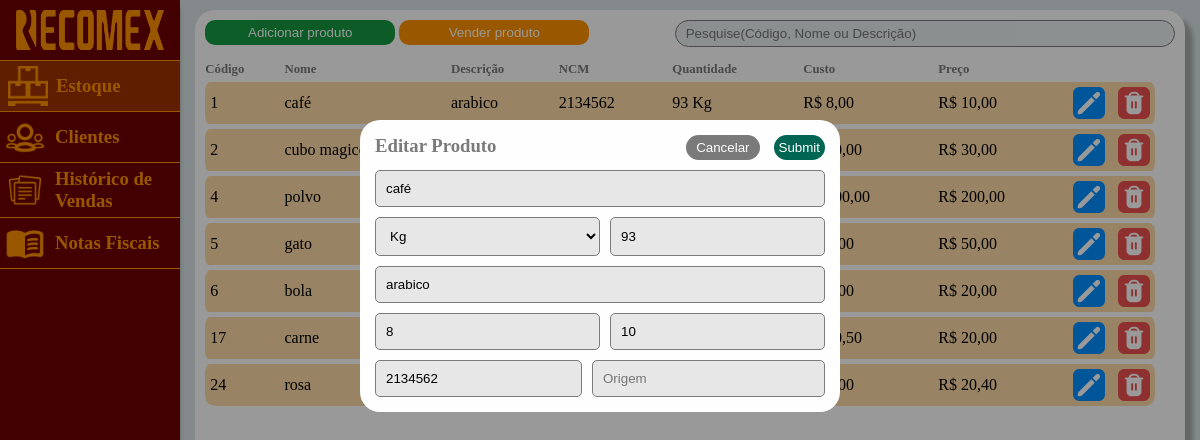
/app/views/modal-de-editar/edite.php?id=1 (signed in), run on the app's committed database.
### tables this page shows
CREATE TABLE `produtos` (
  `id` int(11) NOT NULL,
  `nome` varchar(50) NOT NULL,
  `unidade_de_medida` varchar(140) DEFAULT NULL,
  `descricao` varchar(50) DEFAULT NULL,
  `ncm` varchar(50) DEFAULT NULL,
  `quantidade` float NOT NULL DEFAULT 0,
  `custo` float NOT NULL,
  `preco` float NOT NULL,
  `origem` varchar(140) DEFAULT NULL
);

### app/views/modal-de-editar/edite.php (the view, shortened to what this page needs)
<?php
include('../../helpers/conexao.php');
$sql = "SELECT * FROM produtos $filtro_sql";
$query = mysqli_query($mysqli, $sql);
if (!empty($_GET['id'])) {
    $idproduto = $_GET['id'];
    $sqlSelec = "SELECT * FROM produtos WHERE id=$idproduto";
    $result = mysqli_query($mysqli, $sqlSelec);
    if ($result->num_rows > 0) {
        while ($user_data = mysqli_fetch_assoc($result)) {
            $nome = $user_data["nome"];
            $unidade_de_medida = $user_data["unidade_de_medida"];
            $quantidade = $user_data["quantidade"];
            $descricao = $user_data["descricao"];
            $custo = $user_data["custo"];
            $preco = $user_data["preco"];
            $ncm = $user_data["ncm"];
            $origem = $user_data["origem"];
        }
    } else {
        echo  "<script>alert('Não teve resposta!')</>";
    }
}
?>
<!DOCTYPE html>
<html lang="en">
<head>
    <link rel="stylesheet" href="style.css">
</head>
<body>
    <header>
        <div class="logo">
            <img src="../../../img/logo_recomex2.png" height="40vh" alt="">
        </div>
        <a href="../Estoque/estoque.php">
            <div class="estoque">
                <img src="../../../img/icone_estoque.png" height="40vh" alt="">
                <h3>Estoque</h3>
            </div>
        </a>
        <a href="../Clientes/clientes.php">
            <div class="clientes">
                <img src="../../../img/typcn_group-outline.png" height="40vh" alt="">
                <h3>Clientes</h3>
            </div>
        </a>
        <a href="../Vendas/vendas.php">
            <div class="vendas">
                <img src="../../../img/arcticons_notebook.png" height="40vh" alt="">
                <h3>Histórico de Vendas</h3>
            </div>
        </a>
        <a href="../Notas/notas.php">
            <div class="Notas">
                <img src="../../../img/ri_profile-fill.png" height="40vh" alt="">
                <h3>Notas Fiscais</h3>
            </div>
        </a>
    </header>
    <main>
        <div class="container" style=" background: white; box-shadow: 8px 8px 4px rgba(0, 0, 0, 0.25)">
            <nav style="display: flex; justify-content:space-between; ">
                <div>
                    <button class="btn-add" onclick="document.getElementById('add').style.display='block'">Adicionar produto</button>
                    <button class="btn-ven" onclick="document.getElementById('ven').style.display='block'">Vender produto </button>
                </div>
                <form method="POST" action="">
                    <input class="input_search" type="text" placeholder="Pesquise(Código, Nome ou Descrição)" value="<?php echo $_POST["filtro"]; ?>" name="filtro">
                </form>
            </nav>
            <div class="tabl">
                <table class="table">
                    <thead>
                        <th class="coluna-um" scope="col">Código</th>
                        <th scope="col">Nome</th>
                        <th scope="col">Descrição</th>
                        <th scope="col">NCM</th>
                        <th scope="col">Quantidade</th>
                        <th scope="col">Custo</th>
                        <th scope="col">Preço</th>
                    </thead>
                    <tbody>
                        <?php
                        while ($data = mysqli_fetch_assoc($query)) {
                            $res = $data['custo'];
                            $re = $data['preco'];
                            $id = $data['id'];
                            echo "<tr >";
                            echo "<td class=\"pri\" >"   . $data['id'] . "</td>";
                            echo "<td>"   . $data['nome'] . "</td>";
                            echo "<td>"   . $data['descricao'] . "</td>";
                            echo "<td>"   . $data['ncm'] . "</td>";
                            echo "<td>"   . $data['quantidade'] . ' ' . $data['unidade_de_medida'] . "</td>";
                            echo "<td>" . 'R$ '  . number_format($res, 2, ',') . "</td>";
                            echo "<td >" . 'R$ '  . number_format($re, 2, ',') . "</td>";
                            echo "<td class=\"penult\"  > <a href='../modal-de-editar/edite.php?id=$id' > <img src='../../../img/pencil.png' alt=''> </a> </td>";
                            echo "<td class=\"ult\"  > <a href='../../helpers/delete.php?id=$id'>  <img src='../../../img/trash.png' alt=''> </a> </td>";
                        }
                        ?>
                    </tbody>
                </table>
            </div>
        </div>
    </main>
    <div id="edt" class="modal">
        <form class="modal-content animate" method="POST" action="../../helpers/save_edite.php"">
            <div class=" container1">
            <div class="hed">
                <h3>Editar Produto</h3>
                <div>
                    <button class="can"><a href="../Estoque/estoque.php">Cancelar</a></button>
                    <input class="salv" type="submit" name="upda" id="upda">
                </div>
            </div>
            <div class="man">
                <input type="text" placeholder="Nome do Produto" value="<?php echo $nome ?>" name="name">
                <select name="unidade_de_medida" value="">
                    <option value="<?php echo $unidade_de_medida ?>"><?php echo $unidade_de_medida ?></option>
                </select>
                <input type="text" oninput="semString(this)" placeholder="Quantidade" value="<?php echo $quantidade ?>" name="quantidade">
                <input type="text" placeholder="Descrição(Branco, Tipo, Tamanho)" value="<?php echo $descricao ?>" name="descricao">
                <input type="text" oninput="semString(this)" placeholder="Custo(Preço de compra)" value="<?php echo $custo ?>" name="custo">
                <input type="text" oninput="semString(this)" placeholder="Preço de Venda" value="<?php echo $preco ?>" name="preco">
                <input type="text" oninput="semString(this)" placeholder="NCM" value="<?php echo $ncm ?>" name="ncm">
                <input type="text" placeholder="Origem" value="<?php echo $origem ?>" name="origem">
            </div>
        </form>
    </div>
    <link rel='stylesheet' href='https://cdn-uicons.flaticon.com/uicons-solid-rounded/css/uicons-solid-rounded.css'>
</body>
</html>

### app/views/modal-de-editar/style.css (style rules this page uses)
* { margin: 0; padding: 0; box-sizing: border-box; text-decoration: none; }
body { background-color: #dae4e6; display: flex; flex-direction: row; }
.can a { text-decoration: none; padding: 5px 5px; color: #fff; }
a::after { color: #fff; }
a { text-decoration: none; }
header { width: 15vw; height: auto; background: #6f0000; box-shadow: 0px 8px 4px rgba(0, 0, 0, 0.25); display: flex; flex-direction: column; }
.logo { display: flex; align-items: center; justify-content: center; padding: 10px 0; }
.estoque { display: flex; align-items: center; background-color: rgba(255, 146, 0, 0.34); border-top: solid 1px #FF9200; color: #FF9200; padding: 5px 0; }
.clientes { display: flex; align-items: center; border-top: solid 1px #FF9200; color: #FF9200; padding: 5px 5px; }
.clientes>h3 { padding-left: 10px; }
.vendas { display: flex; align-items: center; border-top: solid 1px #FF9200; color: #FF9200; padding: 5px 5px; }
.vendas>h3 { padding-left: 10px; }
.notas { display: flex; align-items: center; border-top: solid 1px #FF9200; border-bottom: solid 1px #FF9200; color: #FF9200; padding: 5px 5px; }
.notas>h3 { padding-left: 10px; }
main { width: 85vw; height: 100vh; display: flex; flex-direction: row; justify-content: center; padding-top: 10px; }
.container { width: 97%; height: 97vh; border-radius: 20px; padding: 10px; }
.btn-add { min-width: 190px; background-color: #169a42; border: none; border-radius: 10px; padding: 5px 40px; color: #ffffff; }
.btn-ven { min-width: 190px; background-color: rgba(255, 146, 0, 1); border: none; border-radius: 10px; padding: 5px 40px; color: #fff; }
.input_search { width: 500px; background-color: #E9EFF0; border: solid 1px #7a7a7a; border-radius: 15px; padding: 5px 20px 5px 10px; }
.modal { display: block; position: fixed; z-index: 1; left: 0; top: 0; width: 100%; height: 100%; overflow: auto; background-color: rgb(0, 0, 0); background-color: rgba(0, 0, 0, 0.4); padding-top: 60px; }
.modal-content { background-color: #fefefe; margin: 5% auto 15% auto; padding: 15px; border-radius: 20px; width: 40%; }
.hed { display: flex; justify-content: space-between; margin-bottom: 10px; }
.hed>h3 { color: #7a7a7a; }
.salv { background-color: #006653; border: none; border-radius: 15px; color: #ffffff; padding: 5px; cursor: pointer; }
.can { background-color: #7a7a7a; border: none; border-radius: 15px; color: #fff; padding: 5px; margin-right: 10px; cursor: pointer; }
.man { display: grid; gap: 10px; grid-template-columns: auto auto auto auto; }
input[name='name'] { grid-column: 1/5; }
select[name='unidade_de_medida'] { grid-column: 1/3; }
input[name='quantidade'] { grid-column: 3/5; }
input[name='descricao'] { grid-column: 1/5; }
input[name='custo'] { grid-column: 1/3; }
input[name='preco'] { grid-column: 3/5; }
input[name='ncm'] { grid-column: 1/2; }
input[name='origem'] { grid-column: 2/5; }
.man>input { background-color: rgba(217, 217, 217, 0.6); border: 1px solid #7B7B7B; border-radius: 5px; padding: 10px; }
.man>select { background-color: rgba(217, 217, 217, 0.6); border: 1px solid #7B7B7B; border-radius: 5px; padding: 10px; }
.animate { -webkit-animation: animatezoom 0.6s; animation: animatezoom 0.6s }
.tabl { height: 95%; margin-top: 10px; overflow-y: scroll; }
.table { width: 98%; border-collapse: collapse; text-align: left; }
th { color: #7a7a7a; font-size: 0.8em; }
tr { border-top: 5px solid #ffffff; }
td { background-color: rgba(255, 146, 0, 0.34); }
.penult { width: 40px; }
.ult { width: 40px; padding: 5px; text-align: left; border-bottom-right-radius: 10px; border-top-right-radius: 10px; }
.pri { border-top-left-radius: 10px; border-bottom-left-radius: 10px; padding-left: 5px; }

### data on the page
produtos: id "1", nome "café", descricao "arabico", ncm "2134562", quantidade "93", unidade_de_medida "Kg", custo "8,00", preco "10,00", name "café", custo "8", preco "10"
produtos: id "2", nome "cubo magico", custo "10,00", preco "30,00"
produtos: id "4", nome "polvo", custo "100,00", preco "200,00"
produtos: id "5", nome "gato", preco "50,00"
produtos: id "6", nome "bola", preco "20,00"
produtos: id "17", nome "carne", custo "10,50", preco "20,00"
produtos: id "24", nome "rosa", preco "20,40"
